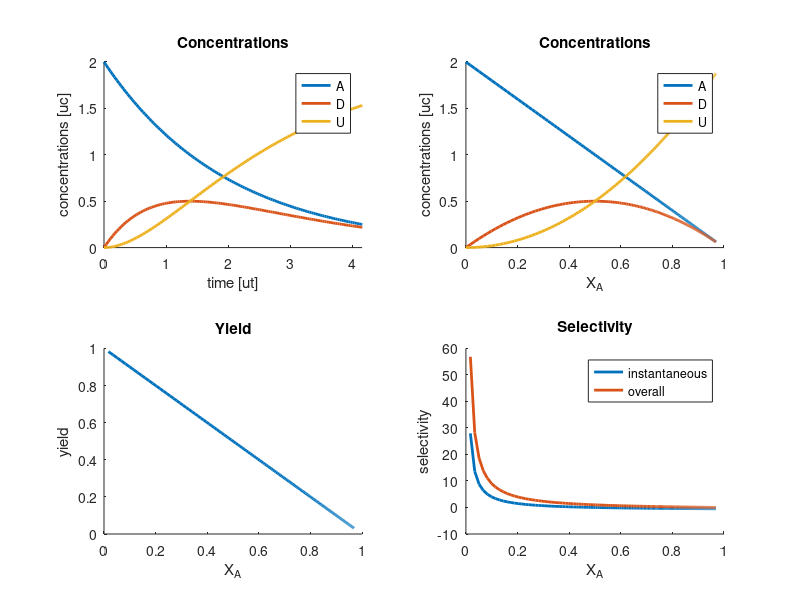

Source code (MATLAB):
close all; clear variables;
% Plug Flow Reactor V.3-stable
% 1.Mixing in the radial, no back mixing.
%2.Steady state.
%3.Constant density.

%% Input data
CA0 = 2;    % initial concentration [uc]
k1  = 0.5;    % kinetic constant [1/ut]
k2  = 1;    % kinetic constant [1/ut]


%% Optimal values (analytical solutions)

% Optimal residence time
tOpt = log(k2/k1)/(k2-k1);

% Concentrations
CAOpt = CA0*exp(-k1*tOpt);
CDOpt = CA0*k1/(k2-k1)*(exp(-k1*tOpt)-exp(-k2*tOpt));
CUOpt = CA0 - CAOpt - CDOpt;

% Conversion
XOpt = (CA0-CAOpt)/CA0;

% Formation rates
RAOpt = -k1*CAOpt;
RDOpt = k1*CAOpt - k2*CDOpt;
RCOpt = k2*CDOpt;

% Selectivity
SOpt = RDOpt/RCOpt;
StildeOpt = CDOpt/CUOpt;

% Fractional Yield
YOpt = RDOpt/(-RAOpt);
YtildeOpt = CDOpt/(CA0-CAOpt);


%% Profiles (analytical solutions)

t = linspace(0,5*tOpt,200);

CA = CA0*exp(-k1*t);
CD = CA0*k1/(k2-k1)*(exp(-k1*t)-exp(-k2*t));
CU = CA0 - CA - CD;

XA = (CA0-CA)/CA0;

RA = -k1*CA;
RD = k1*CA - k2*CD;
RC = k2*CD;

S = RD./(RC+1e-6);
Stilde = CD./(CU+1e-6);

Y = RD./(-RA);
Ytilde = CD./(CA0-CA);


%% Plotting solution

% Concentrations vs time
subplot(2,2,1);
hold all;
plot(t,CA,'LineWidth',2);
plot(t,CD,'LineWidth',2); 
plot(t,CU,'LineWidth',2);
title('Concentrations');    legend('A', 'D', 'U');
xlabel('time [ut]'); ylabel('concentrations [uc]');
xlim([0 3*tOpt]);

% Concentrations vs Conversion
subplot(2,2,2);
hold all;
plot(XA,CA,'LineWidth',2);
plot(XA,CD,'LineWidth',2);
plot(XA,CU,'LineWidth',2);
title('Concentrations'); legend('A', 'D', 'U');
xlabel('X_A'); ylabel('concentrations [uc]');

% Fractional yield vs Conversion
subplot(2,2,3);
hold all;
plot(XA,Ytilde,'LineWidth',2);
title('Yield');
xlabel('X_A'); ylabel('yield');

% Selectivity vs Conversion
subplot(2,2,4);
hold all;
plot(XA(2:end),S(2:end), 'LineWidth',2);
plot(XA(2:end), Stilde(2:end), 'LineWidth',2);
title('Selectivity');   legend('instantaneous', 'overall');
xlabel('X_A'); ylabel('selectivity');
